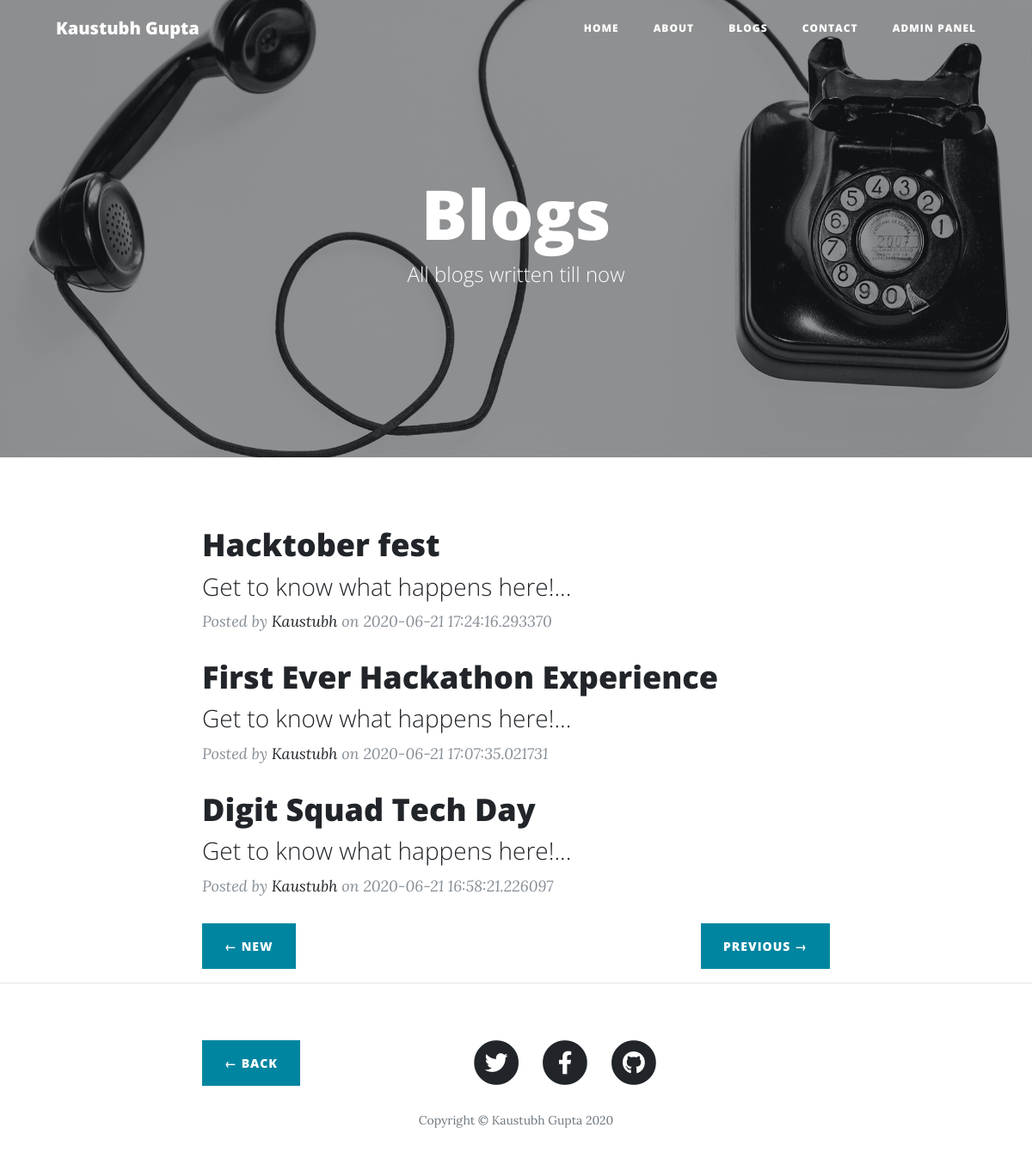
The app's page /blogs, older data.
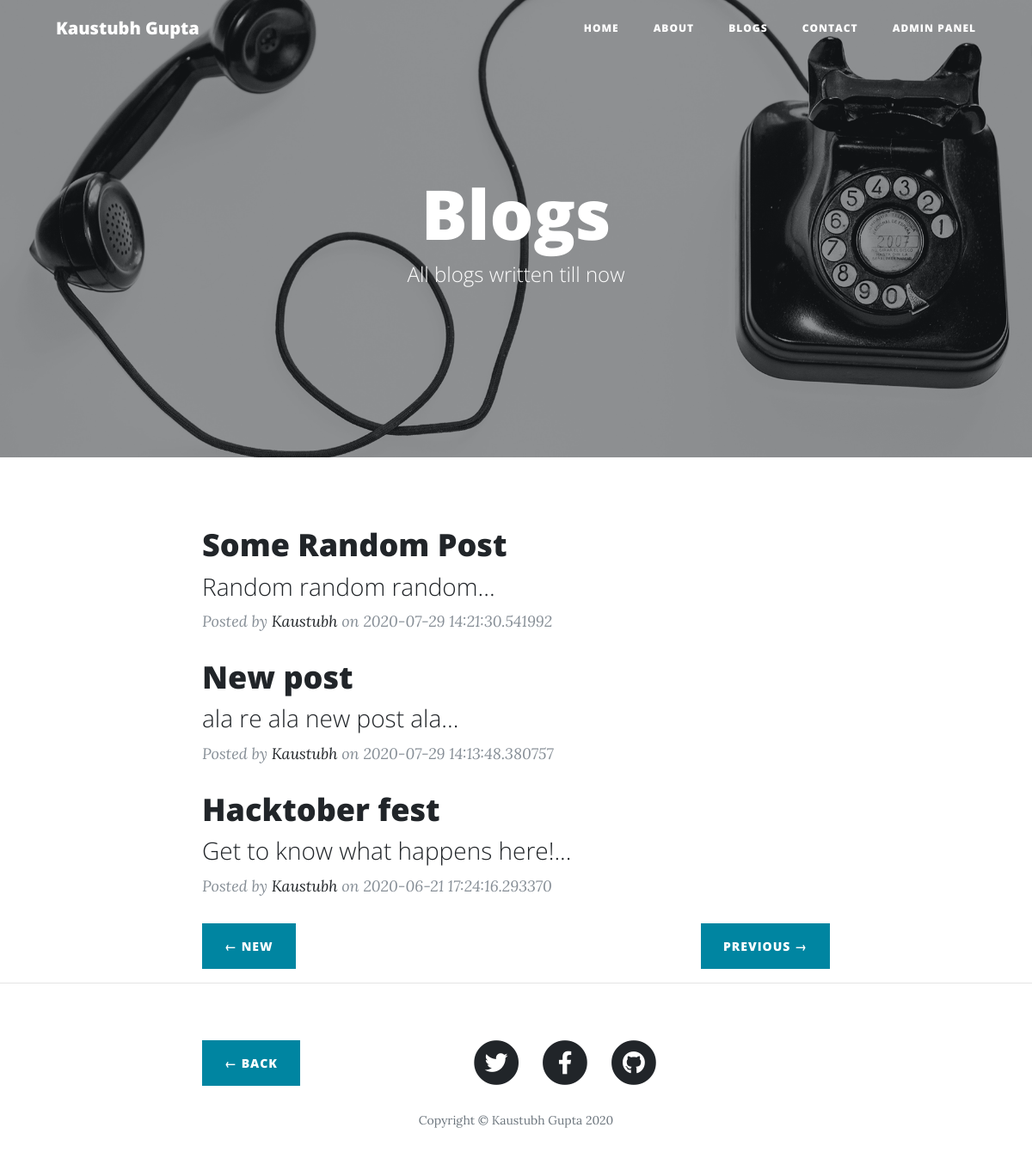
The same page, newer data.
### mainWeb.py (models this page shows)
class Posts(db.Model):
    serial_no = db.Column(db.Integer, primary_key=True)
    title = db.Column(db.String(50), nullable=False)
    tagline = db.Column(db.String(50), nullable=False)
    slug = db.Column(db.String(50), nullable=False)
    content = db.Column(db.String(9999), nullable=False)
    date = db.Column(db.String(12), nullable=True)
    img_file = db.Column(db.String(30), nullable=True)

### mainWeb.py (the view)
@app.route('/blogs')
def blogs():
    posts = Posts.query.filter_by().all()[::-1]
    last = math.ceil(len(posts)/int(parameter['no_of_post']))
    page = request.args.get('page')
    if (not str(page).isnumeric()):
        page = 1
    page = int(page)
    posts = posts[(page-1)*int(parameter['no_of_post']):(page-1)*int(parameter['no_of_post'])+int(parameter['no_of_post'] )]
    if page == 1:
        prev = "/blogs"
        next = "/blogs?page=" + str(page+1)
    elif page == last:
        prev = "/blogs?page=" + str(page - 1)
        next = "/blogs"
    else:
        prev = "/blogs?page=" + str(page - 1)
        next = "/blogs?page=" + str(page + 1)
    return render_template('blogs.html', par=parameter, posts=posts, next=next, prev=prev)

### templates/blogs.html
{% extends "layout.html" %}
{% block body %}
<header class="masthead" style="background-image: url('{{url_for('static', filename='img/contact-bg.jpg')}}')">
    <div class="overlay"></div>
    <div class="container">
      <div class="row">
        <div class="col-lg-8 col-md-10 mx-auto">
          <div class="page-heading">
            <h1>Blogs</h1>
            <span class="subheading">All blogs written till now</span>
          </div>
        </div>
      </div>
    </div>
  </header>
  <div class="container">
    <div class="row">
      <div class="col-lg-8 col-md-10 mx-auto">
  {% for post in posts %}
        <div class="post-preview">
          <a href="/post/{{post.slug}}">
            <h2 class="post-title">
              {{post.title}}
            </h2>
            <h3 class="post-subtitle">
              {{post.tagline}}...
            </h3>
          </a><p class="post-meta">Posted by
            <a href="/about">Kaustubh</a>
            on {{post.date}}</p>
        </div>
        {% endfor %}
<div class="clearfix">
          <a class="btn btn-primary float-left" href="{{prev}}">&larr; New </a>
          <a class="btn btn-primary float-right" href="{{next}}">Previous &rarr;</a>
        </div>
      </div>
    </div>
  </div>
 {% endblock %}

Row changes from the older to the newer data that the page shows:
no longer on this page (row unchanged): Posts: title "First Ever Hackathon Experience", tagline "Get to know what happens here!", date "2020-06-21 17:07:35.021731"
no longer on this page (row unchanged): Posts: title "Digit Squad Tech Day", tagline "Get to know what happens here!", date "2020-06-21 16:58:21.226097"
added Posts: title "Some Random Post", tagline "Random random random", date "2020-07-29 14:21:30.541992"
added Posts: title "New post", tagline "ala re ala new post ala", date "2020-07-29 14:13:48.380757"
